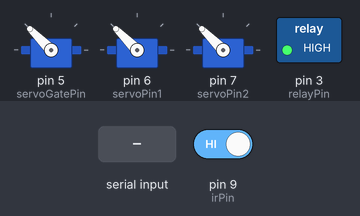
This sketch was run on a simulated Arduino Uno, built with avr-gcc and run on an emulated ATmega328P. Parts: 3 × servo, switched loads named in the sketch (green lamp = pin HIGH). The inputs (shaded band) are chosen by the test bench; at power-on: pin 9 (irPin) HIGH. What the sketch prints to the serial monitor is not drawn.

Above: at 1.9 s.
2.0 s: pin 9 (irPin) driven LOW
At 4.0 s:
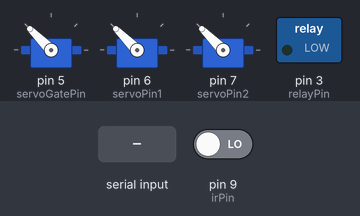
4.3 s: "1\n" received over the second serial link
At 5.1 s:
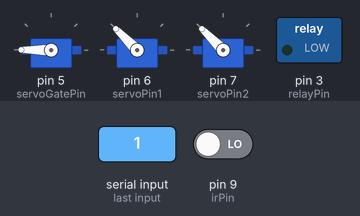
6.8 s: "2\n" received over the second serial link
At 7.1 s:
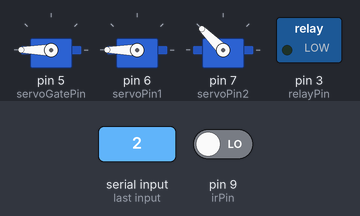
9.3 s: "3\n" received over the second serial link
At 10.1 s:
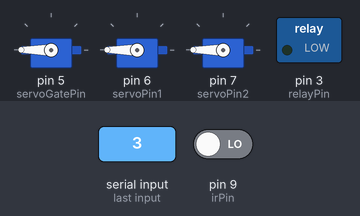
13.3 s: "RELAY:RUN\n" received over Serial
At 13.6 s:
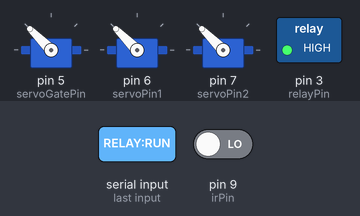
Timing chart, 0 to 15.8 s (numbered marks = the images above; inputs shaded):
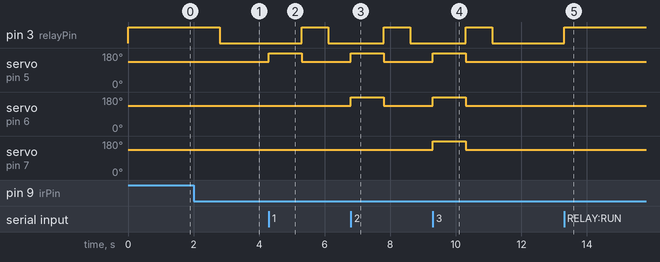

The sketch:

arduino-firmware.ino
```cpp
#include <Servo.h>
#include <SoftwareSerial.h>
#if defined(__AVR__)
#include <avr/wdt.h>
#endif

// =============================================================================
// PIN MAPPING
// RX=10 (nhận từ GPIO14 ESP32-CAM), TX=11 (gửi tới GPIO15 ESP32-CAM)
// =============================================================================
SoftwareSerial mySerial(10, 11);

// --- Servo ---
Servo servoGate;
Servo servo1;
Servo servo2;

#define servoGatePin  5
#define servoPin1     6
#define servoPin2     7

#define relayPin  3

#define RELAY_HARDWARE_CONNECTED true

// --- Relay: chọn đúng cách nối tải (COM + NO hoặc COM + NC) ---
// COM + NO: coil ON → NO đóng → thường dùng để BẬT motor (RELAY_LOAD_ON_NC = false).
// COM + NC: coil OFF → NC đóng → thường dùng FAIL-SAFE (mất điện coil thì motor vẫn có thể chạy
//           tùy mạch). Khi đó CHẠY = tắt coil, DỪNG = bật coil (RELAY_LOAD_ON_NC = true).
#ifndef RELAY_LOAD_ON_NC
#define RELAY_LOAD_ON_NC true
#endif
// Module xanh: IN = LOW thường là coil ON. Nếu RUN/STOP ngược thực tế → đổi RELAY_ACTIVE_LOW.
#ifndef RELAY_ACTIVE_LOW
#define RELAY_ACTIVE_LOW true
#endif

// true = sau RESET/MỞ ĐIỆN tự chạy băng (conveyorRun). false = giữ DỪNG cho đến khi gõ RELAY:RUN (tránh "vừa STOP lại thấy CHẠY" khi board reset).
#ifndef START_CONVEYOR_ON_BOOT
#define START_CONVEYOR_ON_BOOT true
#endif

// coil true = bật cuộn dây, false = tắt cuộn
static void relaySetCoil(bool coilOn) {
#if RELAY_HARDWARE_CONNECTED
  int pinLevel;
  if (RELAY_ACTIVE_LOW) {
    pinLevel = coilOn ? LOW : HIGH;
  } else {
    pinLevel = coilOn ? HIGH : LOW;
  }
  digitalWrite(relayPin, pinLevel);
#endif
}

// --- IR sensor ---
#define irPin  9

const int GATE_CLOSED  = 135;
const int GATE_OPEN    = 180;
const int SERVO_CLOSED = 135;
const int SERVO_OPEN   = 180;

int currentFlashValue = 20;
int countClassify = 0;

unsigned long lastTriggerMs = 0;
const unsigned long DEBOUNCE_MS = 1500;

bool waitingForResult = false;

unsigned long gateOpenUntilMs = 0;
bool gateIsOpen = false;

// Dừng bằng Serial "RELAY:STOP": không cho các nhánh tự động (ESP gửi "0", hết timer servo) bật lại băng.
// Gõ "RELAY:RUN" hoặc "r" để chạy lại. (Nút dừng trên app/mobile không tới Arduino trừ khi bạn nối thêm lệnh UART/MQTT.)
static bool beltManualStop = false;

// =============================================================================
// ĐIỀU KHIỂN BĂNG CHUYỀN (relay)
// =============================================================================
void conveyorRun() {
#if RELAY_HARDWARE_CONNECTED
  // NO: chạy = coil ON | NC: chạy = coil OFF (NC đóng)
  relaySetCoil(!RELAY_LOAD_ON_NC);
#endif
  Serial.println(RELAY_LOAD_ON_NC
                   ? "[RELAY] CHẠY (NC: coil OFF)"
                   : "[RELAY] CHẠY (NO: coil ON)");
}

void conveyorStop() {
#if RELAY_HARDWARE_CONNECTED
  relaySetCoil(RELAY_LOAD_ON_NC);
#endif
  Serial.println(RELAY_LOAD_ON_NC
                   ? "[RELAY] DỪNG (NC: coil ON, NC mở)"
                   : "[RELAY] DỪNG (NO: coil OFF, NO mở)");
}

// Chỉ dùng sau phân loại / hết timer servo — tôn trọng RELAY:STOP
static void conveyorRunAuto() {
  if (beltManualStop) {
    Serial.println("[RELAY] Giu DUNG (RELAY:STOP), bo qua chay tu dong");
    return;
  }
  conveyorRun();
}

void allServosClose() {
  servoGate.write(GATE_CLOSED);
  servo1.write(SERVO_CLOSED);
  servo2.write(SERVO_CLOSED);
  gateIsOpen = false;
  Serial.println("Tất cả servo ĐÓNG");
}

void openServosForClass(int cls) {
  switch (cls) {
    case 0:
      Serial.println("Accuracy thap -> chay lai bang (neu khong STOP tay)");
      conveyorRunAuto();
      waitingForResult = false;
      return;

    case 1:
      Serial.println("WHOLE → Mở servoGate");
      servoGate.write(GATE_OPEN);
      break;

    case 2:
      Serial.println("BROKEN → Mở servoGate + servo1");
      servoGate.write(GATE_OPEN);
      servo1.write(SERVO_OPEN);
      break;

    case 3:
      Serial.println("DEFECT → Mở tất cả servo");
      servoGate.write(GATE_OPEN);
      servo1.write(SERVO_OPEN);
      servo2.write(SERVO_OPEN);
      break;

    default:
      Serial.print("Lệnh không hợp lệ: ");
      Serial.println(cls);
      conveyorRunAuto();
      waitingForResult = false;
      return;
  }

  gateIsOpen = true;
  gateOpenUntilMs = millis() + 1000;
}

void updateServos() {
  if (gateIsOpen && millis() >= gateOpenUntilMs) {
    allServosClose();
    conveyorRunAuto();
    waitingForResult = false;
    Serial.println("Het timer servo");
  }
}

void triggerCapture() {
  waitingForResult = true;
  // Luon dung bang de chup (khong bi chan boi beltManualStop).
  conveyorStop();

  delay(500);

  String cmd = "1-" + String(currentFlashValue);
  mySerial.println(cmd);
  Serial.print("IR trigger → Gửi ESP32: ");
  Serial.println(cmd);
}

void setup() {
  Serial.begin(9600);
  mySerial.begin(9600);
#if defined(__AVR__)
  uint8_t mcusr = MCUSR;
  MCUSR = 0;
  wdt_disable();
#endif

  servoGate.attach(servoGatePin);
  servo1.attach(servoPin1);
  servo2.attach(servoPin2);
  allServosClose();

  pinMode(relayPin, OUTPUT);
#if START_CONVEYOR_ON_BOOT
  beltManualStop = false;
  conveyorRun();
#else
  beltManualStop = true;
  conveyorStop();
#endif

  pinMode(irPin, INPUT_PULLUP);

  delay(500);
  Serial.println("\n----- CASHEW CLASSIFIER - ARDUINO -----");
#if defined(__AVR__)
  Serial.print("BOOT MCUSR=0x");
  Serial.print(mcusr, HEX);
  Serial.println(" (MCUSR: PORF/EXTRF/BORF/WDRF — nhieu lan reset = nhieu dong BOOT)");
#endif
  Serial.println("s=chup | r=chay lai | RELAY:RUN | RELAY:STOP (STOP = khoa, khong tu bat lai)");
  Serial.println("Nut Stop tren app khong noi relay Arduino; can UART hoac relay rieng.");
}

void loop() {
  unsigned long now = millis();

  if (Serial.available() > 0) {
    String input = Serial.readStringUntil('\n');
    input.trim();

    if (input.length() > 0) {
      if (input.equalsIgnoreCase("s")) {
        if (!waitingForResult) {
          lastTriggerMs = now;
          triggerCapture();
        } else {
          Serial.println("Dang cho ket qua AI...");
        }
      } else if (input.equalsIgnoreCase("r")) {
        allServosClose();
        beltManualStop = false;
        conveyorRun();
        waitingForResult = false;
      } else if (input.equalsIgnoreCase("RELAY:RUN")) {
        beltManualStop = false;
        conveyorRun();
      } else if (input.equalsIgnoreCase("RELAY:STOP")) {
        beltManualStop = true;
        conveyorStop();
      } else {
        int val = input.toInt();
        if (val > 0 || input == "0") {
          currentFlashValue = constrain(val, 0, 255);
          Serial.print("Flash: ");
          Serial.println(currentFlashValue);
        }
      }
    }
  }

  if (!waitingForResult
      && digitalRead(irPin) == LOW
      && (now - lastTriggerMs) >= DEBOUNCE_MS) {
    lastTriggerMs = now;
    delay(800);
    triggerCapture();
  }

  if (mySerial.available() > 0) {
    String data = mySerial.readStringUntil('\n');
    data.trim();

    if (data.length() > 0) {
      int command = data.toInt();
      countClassify++;
      Serial.print("[#"); Serial.print(countClassify);
      Serial.print("] ESP: "); Serial.println(command);
      openServosForClass(command);
    }
  }

  updateServos();
}
```

Measured:
- after the input at 2.0 s, pin 3 (relayPin): HIGH → LOW after 0.80 s
- after the input at 4.3 s, pin 3 (relayPin): LOW → HIGH after 1.0 s, → LOW 0.81 s later; servo on pin 5 (servoGatePin): 135° → 180° at once, → 135° 1.0 s later
- after the input at 6.8 s, pin 3 (relayPin): LOW → HIGH after 1.0 s, → LOW 0.81 s later; servo on pin 5 (servoGatePin), servo on pin 6 (servoPin1): 135° → 180° at once, → 135° 1.0 s later
- after the input at 9.3 s, pin 3 (relayPin): LOW → HIGH after 1.0 s, → LOW 0.81 s later; servo on pin 5 (servoGatePin), servo on pin 6 (servoPin1), servo on pin 7 (servoPin2): 135° → 180° at once, → 135° 1.0 s later
- after the input at 13.3 s, pin 3 (relayPin): LOW → HIGH at once
